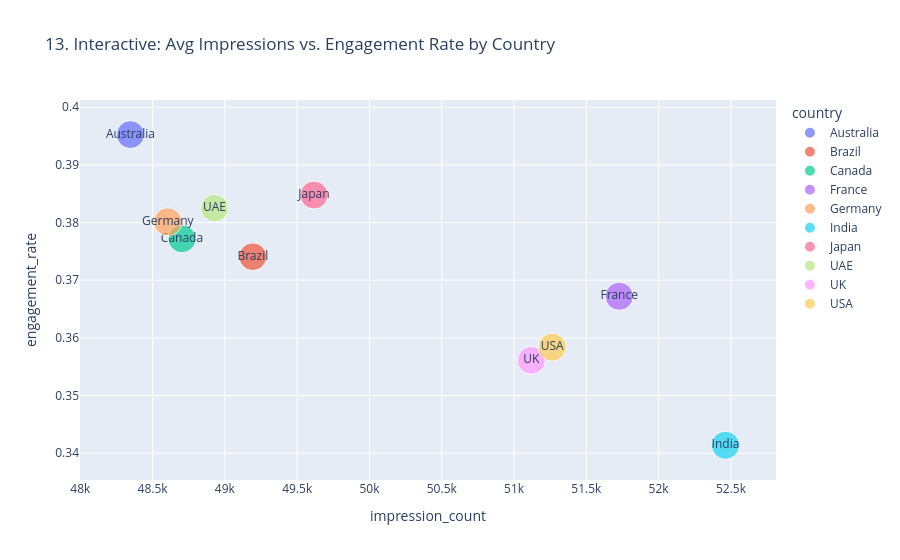

Source (notebook cell):
### Code cell
# Task 6B — Seaborn & Plotly Visualizations (7 Plots)

sns.set_theme(style="whitegrid")
fig2, axes2 = plt.subplots(2, 2, figsize=(15, 11))

# 7. Seaborn Count Plot: Post Type
sns.countplot(data=df, x='post_type', ax=axes2[0, 0], palette='Set2', hue='post_type', legend=False)
axes2[0, 0].set_title('7. Post Count by Post Type (Seaborn Count)')

# 8. Seaborn Bar Plot: Avg Likes by Category
sns.barplot(data=df, x='post_category', y='likes', ax=axes2[0, 1], palette='viridis', hue='post_category', legend=False)
axes2[0, 1].set_title('8. Average Likes by Category (Seaborn Bar)')
axes2[0, 1].tick_params(axis='x', rotation=30)

# 9. Seaborn Violin Plot: Followers vs Sentiment
sns.violinplot(data=df, x='sentiment', y='follower_count', ax=axes2[1, 0], palette='pastel', hue='sentiment', legend=False)
axes2[1, 0].set_title('9. Follower Count vs Sentiment (Violin)')

# 10. Seaborn Swarm Plot: Engagement Rate vs Device (400 sample for speed)
sns.swarmplot(data=df.sample(400, random_state=42), x='device_type', y='engagement_rate', ax=axes2[1, 1], size=3.5, palette='Dark2', hue='device_type', legend=False)
axes2[1, 1].set_title('10. Engagement Rate vs Device (Swarm)')

plt.tight_layout()
plt.show()

# 11. Seaborn Heatmap: Correlation Matrix
plt.figure(figsize=(8, 6))
sns.heatmap(corr_matrix, annot=True, fmt='.2f', cmap='coolwarm')
plt.title('11. Numeric Correlation Matrix (Heatmap)')
plt.show()

# 12. Seaborn Pair Plot: Numeric Features
sns.pairplot(df[['likes', 'comments', 'shares', 'impression_count', 'post_type']].sample(500, random_state=42), hue='post_type')
plt.show()

# 13. Plotly Interactive Bubble Chart
country_summary = df.groupby('country', as_index=False)[['impression_count', 'engagement_rate', 'likes']].mean()
fig_plotly = px.scatter(
    country_summary, x='impression_count', y='engagement_rate',
    size='likes', color='country', text='country',
    title='13. Interactive: Avg Impressions vs. Engagement Rate by Country'
)
fig_plotly.show()

### Figure 1 — Plotly figure (JSON) as saved in the notebook; plotly's stock layout.template omitted (floating-point values rounded to 4 significant figures)
{"data": [{"hovertemplate": "country=%{text}<br>impression_count=%{x}<br>engagement_rate=%{y}<br>likes=%{marker.size}<extra></extra>", "legendgroup": "Australia", "marker": {"color": "#636efa", "size": [9278.0], "sizemode": "area", "sizeref": 23.84, "symbol": "circle"}, "mode": "markers+text", "name": "Australia", "orientation": "v", "showlegend": true, "text": ["Australia"], "type": "scatter", "x": [48350.0], "xaxis": "x", "y": [0.3953], "yaxis": "y"}, {"hovertemplate": "country=%{text}<br>impression_count=%{x}<br>engagement_rate=%{y}<br>likes=%{marker.size}<extra></extra>", "legendgroup": "Brazil", "marker": {"color": "#EF553B", "size": [9167.0], "sizemode": "area", "sizeref": 23.84, "symbol": "circle"}, "mode": "markers+text", "name": "Brazil", "orientation": "v", "showlegend": true, "text": ["Brazil"], "type": "scatter", "x": [49190.0], "xaxis": "x", "y": [0.3741], "yaxis": "y"}, {"hovertemplate": "country=%{text}<br>impression_count=%{x}<br>engagement_rate=%{y}<br>likes=%{marker.size}<extra></extra>", "legendgroup": "Canada", "marker": {"color": "#00cc96", "size": [9322.0], "sizemode": "area", "sizeref": 23.84, "symbol": "circle"}, "mode": "markers+text", "name": "Canada", "orientation": "v", "showlegend": true, "text": ["Canada"], "type": "scatter", "x": [48700.0], "xaxis": "x", "y": [0.3772], "yaxis": "y"}, {"hovertemplate": "country=%{text}<br>impression_count=%{x}<br>engagement_rate=%{y}<br>likes=%{marker.size}<extra></extra>", "legendgroup": "France", "marker": {"color": "#ab63fa", "size": [9438.0], "sizemode": "area", "sizeref": 23.84, "symbol": "circle"}, "mode": "markers+text", "name": "France", "orientation": "v", "showlegend": true, "text": ["France"], "type": "scatter", "x": [51730.0], "xaxis": "x", "y": [0.3672], "yaxis": "y"}, {"hovertemplate": "country=%{text}<br>impression_count=%{x}<br>engagement_rate=%{y}<br>likes=%{marker.size}<extra></extra>", "legendgroup": "Germany", "marker": {"color": "#FFA15A", "size": [9537.0], "sizemode": "area", "sizeref": 23.84, "symbol": "circle"}, "mode": "markers+text", "name": "Germany", "orientation": "v", "showlegend": true, "text": ["Germany"], "type": "scatter", "x": [48610.0], "xaxis": "x", "y": [0.3801], "yaxis": "y"}, {"hovertemplate": "country=%{text}<br>impression_count=%{x}<br>engagement_rate=%{y}<br>likes=%{marker.size}<extra></extra>", "legendgroup": "India", "marker": {"color": "#19d3f3", "size": [9425.0], "sizemode": "area", "sizeref": 23.84, "symbol": "circle"}, "mode": "markers+text", "name": "India", "orientation": "v", "showlegend": true, "text": ["India"], "type": "scatter", "x": [52460.0], "xaxis": "x", "y": [0.3414], "yaxis": "y"}, {"hovertemplate": "country=%{text}<br>impression_count=%{x}<br>engagement_rate=%{y}<br>likes=%{marker.size}<extra></extra>", "legendgroup": "Japan", "marker": {"color": "#FF6692", "size": [9310.0], "sizemode": "area", "sizeref": 23.84, "symbol": "circle"}, "mode": "markers+text", "name": "Japan", "orientation": "v", "showlegend": true, "text": ["Japan"], "type": "scatter", "x": [49620.0], "xaxis": "x", "y": [0.3848], "yaxis": "y"}, {"hovertemplate": "country=%{text}<br>impression_count=%{x}<br>engagement_rate=%{y}<br>likes=%{marker.size}<extra></extra>", "legendgroup": "UAE", "marker": {"color": "#B6E880", "size": [9164.0], "sizemode": "area", "sizeref": 23.84, "symbol": "circle"}, "mode": "markers+text", "name": "UAE", "orientation": "v", "showlegend": true, "text": ["UAE"], "type": "scatter", "x": [48930.0], "xaxis": "x", "y": [0.3825], "yaxis": "y"}, {"hovertemplate": "country=%{text}<br>impression_count=%{x}<br>engagement_rate=%{y}<br>likes=%{marker.size}<extra></extra>", "legendgroup": "UK", "marker": {"color": "#FF97FF", "size": [9292.0], "sizemode": "area", "sizeref": 23.84, "symbol": "circle"}, "mode": "markers+text", "name": "UK", "orientation": "v", "showlegend": true, "text": ["UK"], "type": "scatter", "x": [51120.0], "xaxis": "x", "y": [0.3561], "yaxis": "y"}, {"hovertemplate": "country=%{text}<br>impression_count=%{x}<br>engagement_rate=%{y}<br>likes=%{marker.size}<extra></extra>", "legendgroup": "USA", "marker": {"color": "#FECB52", "size": [9438.0], "sizemode": "area", "sizeref": 23.84, "symbol": "circle"}, "mode": "markers+text", "name": "USA", "orientation": "v", "showlegend": true, "text": ["USA"], "type": "scatter", "x": [51260.0], "xaxis": "x", "y": [0.3584], "yaxis": "y"}], "layout": {"legend": {"itemsizing": "constant", "title": {"text": "country"}, "tracegroupgap": 0}, "title": {"text": "13. Interactive: Avg Impressions vs. Engagement Rate by Country"}, "xaxis": {"anchor": "y", "domain": [0, 1], "title": {"text": "impression_count"}}, "yaxis": {"anchor": "x", "domain": [0, 1], "title": {"text": "engagement_rate"}}}}
